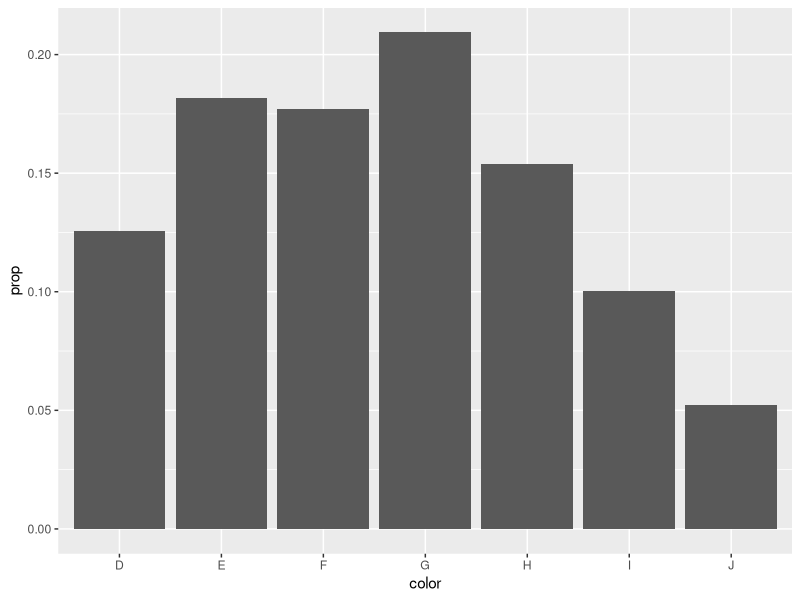

Here is the R script that generated this plot:
data("diamonds", package = "ggplot2")
df = diamonds # 복사(복제)
head(df, 2)

table(df$color)
prop.table(table(df$color))
tb_color = as.data.frame(prop.table(table(df$color)))
tb_color

colnames(tb_color)
colnames(tb_color) = c("color", "prop")
tb_color

library("ggplot2")
ggplot(data = tb_color, aes(x = color, y = prop)) + 
  geom_col()

# write.csv(tb_color, "diamonds_color_prop.csv",
#           row.names = FALSE)

unique(df$color)
length(df$color)
length(unique(df$color))

df_agg = aggregate(data = df, price ~ cut, FUN = "mean")
df_agg

# write.csv(df_agg, "diamonds_price_cut_mean.csv",
#           row.names = FALSE)
